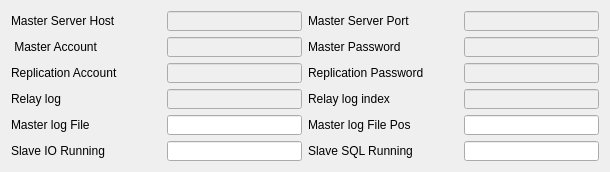
     <widget class="QWidget" name="Slave">
      <attribute name="icon">
       <iconset resource="MySQLConfig.qrc">
        <normaloff>:/MySQLConfig/close.png</normaloff>:/MySQLConfig/close.png</iconset>
      </attribute>
      <attribute name="title">
       <string>Slave</string>
      </attribute>
      <layout class="QVBoxLayout" name="verticalLayout_4">
       <item>
        <layout class="QGridLayout" name="gridLayout_2">
         <item row="7" column="0">
          <widget class="QLabel" name="label_SlaveIORunning">
           <property name="minimumSize">
            <size>
             <width>150</width>
             <height>0</height>
            </size>
           </property>
           <property name="maximumSize">
            <size>
             <width>150</width>
             <height>20</height>
            </size>
           </property>
           <property name="text">
            <string>Slave IO Running</string>
           </property>
          </widget>
         </item>
         <item row="7" column="2">
          <widget class="QLabel" name="label_SlaveSQLRunning">
           <property name="minimumSize">
            <size>
             <width>150</width>
             <height>20</height>
            </size>
           </property>
           <property name="maximumSize">
            <size>
             <width>150</width>
             <height>20</height>
            </size>
           </property>
           <property name="text">
            <string>Slave SQL Running</string>
           </property>
          </widget>
         </item>
         <item row="1" column="3">
          <widget class="QLineEdit" name="lineEdit_MasterPassword">
           <property name="enabled">
            <bool>false</bool>
           </property>
           <property name="minimumSize">
            <size>
             <width>135</width>
             <height>20</height>
            </size>
           </property>
           <property name="maximumSize">
            <size>
             <width>135</width>
             <height>20</height>
            </size>
           </property>
           <property name="maxLength">
            <number>16</number>
           </property>
           <property name="echoMode">
            <enum>QLineEdit::Password</enum>
           </property>
          </widget>
         </item>
         <item row="2" column="0">
          <widget class="QLabel" name="label_ReplicationAccount_Slave">
           <property name="minimumSize">
            <size>
             <width>150</width>
             <height>20</height>
            </size>
           </property>
           <property name="maximumSize">
            <size>
             <width>150</width>
             <height>20</height>
            </size>
           </property>
           <property name="text">
            <string>Replication Account</string>
           </property>
           <property name="buddy">
            <cstring>lineEdit_ReplicationAccount_Slave</cstring>
           </property>
          </widget>
         </item>
         <item row="2" column="1">
          <widget class="QLineEdit" name="lineEdit_ReplicationAccount_Slave">
           <property name="enabled">
            <bool>false</bool>
           </property>
           <property name="minimumSize">
            <size>
             <width>135</width>
             <height>20</height>
            </size>
           </property>
           <property name="maximumSize">
            <size>
             <width>135</width>
             <height>20</height>
            </size>
           </property>
           <property name="maxLength">
            <number>32</number>
           </property>
          </widget>
         </item>
         <item row="2" column="3">
          <widget class="QLineEdit" name="lineEdit_ReplicationPassword_Slave">
           <property name="enabled">
            <bool>false</bool>
           </property>
           <property name="minimumSize">
            <size>
             <width>135</width>
             <height>20</height>
            </size>
           </property>
           <property name="maximumSize">
            <size>
             <width>135</width>
             <height>20</height>
            </size>
           </property>
           <property name="maxLength">
            <number>16</number>
           </property>
           <property name="echoMode">
            <enum>QLineEdit::Password</enum>
           </property>
          </widget>
         </item>
         <item row="2" column="2">
          <widget class="QLabel" name="label_ReplicationPassword_Slave">
           <property name="minimumSize">
            <size>
             <width>150</width>
             <height>20</height>
            </size>
           </property>
           <property name="maximumSize">
            <size>
             <width>150</width>
             <height>20</height>
            </size>
           </property>
           <property name="text">
            <string>Replication Password</string>
           </property>
           <property name="buddy">
            <cstring>lineEdit_ReplicationPassword_Slave</cstring>
           </property>
          </widget>
         </item>
         <item row="0" column="0">
          <widget class="QLabel" name="label_MasterHost">
           <property name="minimumSize">
            <size>
             <width>150</width>
             <height>20</height>
            </size>
           </property>
           <property name="maximumSize">
            <size>
             <width>150</width>
             <height>20</height>
            </size>
           </property>
           <property name="text">
            <string>Master Server Host</string>
           </property>
           <property name="buddy">
            <cstring>lineEdit_MasterHost</cstring>
           </property>
          </widget>
         </item>
         <item row="0" column="1">
          <widget class="QIPAddress" name="lineEdit_MasterHost">
           <property name="enabled">
            <bool>false</bool>
           </property>
           <property name="minimumSize">
            <size>
             <width>135</width>
             <height>20</height>
            </size>
           </property>
           <property name="maximumSize">
            <size>
             <width>135</width>
             <height>20</height>
            </size>
           </property>
          </widget>
         </item>
         <item row="0" column="2">
          <widget class="QLabel" name="label_MasterHost_Port">
           <property name="minimumSize">
            <size>
             <width>150</width>
             <height>20</height>
            </size>
           </property>
           <property name="maximumSize">
            <size>
             <width>150</width>
             <height>20</height>
            </size>
           </property>
           <property name="text">
            <string>Master Server Port</string>
           </property>
           <property name="buddy">
            <cstring>lineEdit_MasterHost</cstring>
           </property>
          </widget>
         </item>
         <item row="1" column="1">
          <widget class="QLineEdit" name="lineEdit_MasterAccount">
           <property name="enabled">
            <bool>false</bool>
           </property>
           <property name="minimumSize">
            <size>
             <width>135</width>
             <height>20</height>
            </size>
           </property>
           <property name="maximumSize">
            <size>
             <width>135</width>
             <height>20</height>
            </size>
           </property>
           <property name="maxLength">
            <number>32</number>
           </property>
          </widget>
         </item>
         <item row="1" column="2">
          <widget class="QLabel" name="label_MasterPassword">
           <property name="minimumSize">
            <size>
             <width>150</width>
             <height>20</height>
            </size>
           </property>
           <property name="maximumSize">
            <size>
             <width>150</width>
             <height>20</height>
            </size>
           </property>
           <property name="text">
            <string>Master Password</string>
           </property>
           <property name="buddy">
            <cstring>lineEdit_ReplicationPassword_Slave</cstring>
           </property>
          </widget>
         </item>
         <item row="0" column="3">
          <widget class="QLineEdit" name="lineEdit_MasterHost_Port">
           <property name="enabled">
            <bool>false</bool>
           </property>
           <property name="minimumSize">
            <size>
             <width>135</width>
             <height>20</height>
            </size>
           </property>
           <property name="maximumSize">
            <size>
             <width>135</width>
             <height>20</height>
            </size>
           </property>
           <property name="maxLength">
            <number>8</number>
           </property>
          </widget>
         </item>
         <item row="1" column="0">
          <widget class="QLabel" name="label_MasterHost_2">
           <property name="minimumSize">
            <size>
             <width>150</width>
             <height>20</height>
            </size>
           </property>
           <property name="maximumSize">
            <size>
             <width>150</width>
             <height>20</height>
            </size>
           </property>
           <property name="text">
            <string> Master Account    </string>
           </property>
           <property name="buddy">
            <cstring>lineEdit_MasterHost</cstring>
           </property>
          </widget>
         </item>
         <item row="6" column="0">
          <widget class="QLabel" name="label_MasterlogFile">
           <property name="minimumSize">
            <size>
             <width>150</width>
             <height>20</height>
            </size>
           </property>
           <property name="maximumSize">
            <size>
             <width>150</width>
             <height>20</height>
            </size>
           </property>
           <property name="text">
            <string>Master log File</string>
           </property>
           <property name="buddy">
            <cstring>lineEdit_Relaylog</cstring>
           </property>
          </widget>
         </item>
         <item row="4" column="0">
          <widget class="QLabel" name="label_Relaylog">
           <property name="minimumSize">
            <size>
             <width>150</width>
             <height>20</height>
            </size>
           </property>
           <property name="maximumSize">
            <size>
             <width>150</width>
             <height>20</height>
            </size>
           </property>
           <property name="text">
            <string>Relay log</string>
           </property>
           <property name="buddy">
            <cstring>lineEdit_Relaylog</cstring>
           </property>
          </widget>
         </item>
         <item row="6" column="1">
          <widget class="QLineEdit" name="lineEdit_MasterlogFile">
           <property name="enabled">
            <bool>true</bool>
           </property>
           <property name="minimumSize">
            <size>
             <width>135</width>
             <height>20</height>
            </size>
           </property>
           <property name="maximumSize">
            <size>
             <width>135</width>
             <height>20</height>
            </size>
           </property>
           <property name="maxLength">
            <number>64</number>
           </property>
           <property name="readOnly">
            <bool>true</bool>
           </property>
          </widget>
         </item>
         <item row="4" column="1">
          <widget class="QLineEdit" name="lineEdit_Relaylog">
           <property name="enabled">
            <bool>false</bool>
           </property>
           <property name="minimumSize">
            <size>
             <width>135</width>
             <height>20</height>
            </size>
           </property>
           <property name="maximumSize">
            <size>
             <width>135</width>
             <height>20</height>
            </size>
           </property>
           <property name="maxLength">
            <number>64</number>
           </property>
          </widget>
         </item>
         <item row="6" column="2">
          <widget class="QLabel" name="label_MasterlogFilePos">
           <property name="minimumSize">
            <size>
             <width>150</width>
             <height>20</height>
            </size>
           </property>
           <property name="maximumSize">
            <size>
             <width>150</width>
             <height>20</height>
            </size>
           </property>
           <property name="text">
            <string>Master log File Pos</string>
           </property>
           <property name="buddy">
            <cstring>lineEdit_Relaylog</cstring>
           </property>
          </widget>
         </item>
         <item row="6" column="3">
          <widget class="QLineEdit" name="lineEdit_MasterlogFilePos">
           <property name="enabled">
            <bool>true</bool>
           </property>
           <property name="minimumSize">
            <size>
             <width>135</width>
             <height>20</height>
            </size>
           </property>
           <property name="maximumSize">
            <size>
             <width>135</width>
             <height>20</height>
            </size>
           </property>
           <property name="maxLength">
            <number>64</number>
           </property>
           <property name="readOnly">
            <bool>true</bool>
           </property>
          </widget>
         </item>
         <item row="4" column="2">
          <widget class="QLabel" name="label_RelaylogIndex">
           <property name="minimumSize">
            <size>
             <width>150</width>
             <height>20</height>
            </size>
           </property>
           <property name="maximumSize">
            <size>
             <width>150</width>
             <height>20</height>
            </size>
           </property>
           <property name="text">
            <string>Relay log index</string>
           </property>
           <property name="buddy">
            <cstring>lineEdit_RelaylogIndex</cstring>
           </property>
          </widget>
         </item>
         <item row="4" column="3">
          <widget class="QLineEdit" name="lineEdit_RelaylogIndex">
           <property name="enabled">
            <bool>false</bool>
           </property>
           <property name="minimumSize">
            <size>
             <width>135</width>
             <height>20</height>
            </size>
           </property>
           <property name="maximumSize">
            <size>
             <width>135</width>
             <height>20</height>
            </size>
           </property>
           <property name="maxLength">
            <number>64</number>
           </property>
          </widget>
         </item>
         <item row="7" column="1">
          <widget class="QLineEdit" name="lineEdit_SlaveIO_Running">
           <property name="enabled">
            <bool>true</bool>
           </property>
           <property name="minimumSize">
            <size>
             <width>135</width>
             <height>20</height>
            </size>
           </property>
           <property name="maximumSize">
            <size>
             <width>135</width>
             <height>20</height>
            </size>
           </property>
           <property name="maxLength">
            <number>64</number>
           </property>
           <property name="readOnly">
            <bool>true</bool>
           </property>
          </widget>
         </item>
         <item row="7" column="3">
          <widget class="QLineEdit" name="lineEdit_SlaveSQL_Running">
           <property name="enabled">
            <bool>true</bool>
           </property>
           <property name="minimumSize">
            <size>
             <width>135</width>
             <height>20</height>
            </size>
           </property>
           <property name="maximumSize">
            <size>
             <width>135</width>
             <height>20</height>
            </size>
           </property>
           <property name="maxLength">
            <number>64</number>
           </property>
           <property name="readOnly">
            <bool>true</bool>
           </property>
          </widget>
         </item>
        </layout>
       </item>
      </layout>
     </widget>
